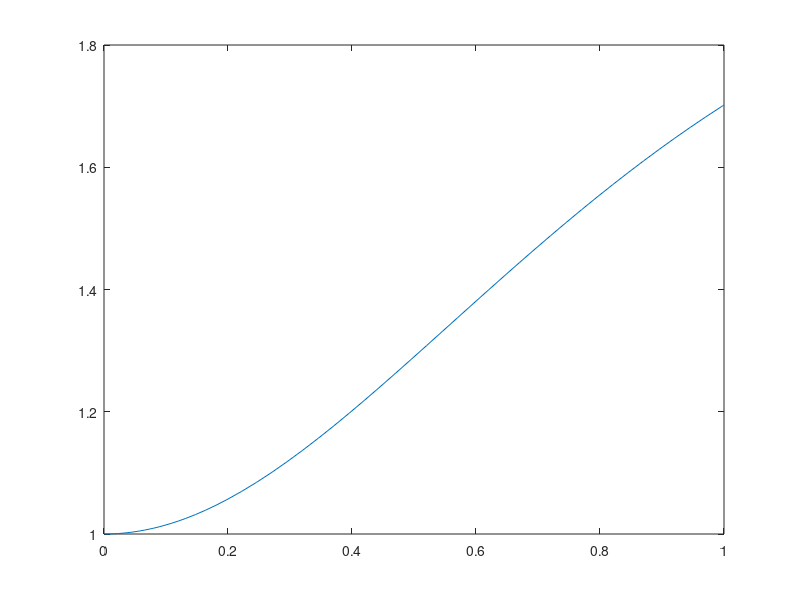

The MATLAB source for this figure:
function [t,y] = RA250320_L11_04()
    
    %equacao dada
    y_deriv = @(t,y) (-t)*y + 4*(t/y);
    
    %intervalo de t
    t = [0 1];
    
    y_zero = 1;
    
    [t, y] = ode45(y_deriv, t, y_zero);
    
    %Agora iremos demonstrar graficamente a solucao analitica
    plot(t, y);

end 